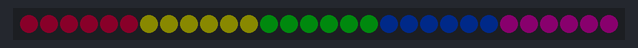
A sketch run on a simulated Arduino Uno, built with avr-gcc and run on an emulated ATmega328P. Parts: 30 RGB LEDs in strip order, left to right. Dim RGB values are drawn brighter than linear.

Above: at 0.1 s.
At 0.92 s:
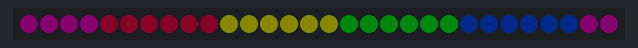
At 1.74 s:
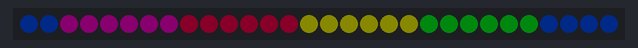
At 3.38 s:
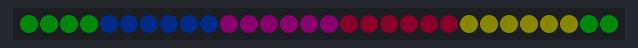
At 5.02 s:
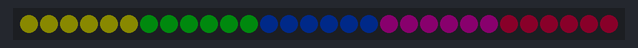
At 6.66 s:
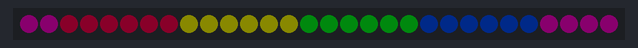

The sketch:

c_code.ino
```cpp
struct RGB {
    double red;
    double green;
    double blue;
};

#include <FastLED.h>  // Includes the FastLED library for controlling LED strips
#define NUM_LEDS 30 // Defines the number of LEDs in the strip
#define DATA_PIN 3 // Creates an array to hold the LED colors
CRGB leds[NUM_LEDS]; // Creates an array to hold the LED colors


double j = 0;

double i = 0;

double k = 0;

struct RGB tempcolor = {0, 0, 0};

struct RGB colors[30];


// Initialise the program settings and configurations
void setup() {

   // Initializes the LED strip
   FastLED.addLeds<WS2811, DATA_PIN, GRB>(leds, NUM_LEDS);
   // Sets the brightness of the LEDs
   FastLED.setBrightness(10);
  tempcolor = { 255, 0, 255};
  for (i = 1; i <= 6; i += 1) {
    colors[zeroIndexAdjustNumber(i)] = { 255, 0, 72};

  }
  for (i = 7; i <= 12; i += 1) {
    colors[zeroIndexAdjustNumber(i)] = { 255, 255, 0};

  }
  for (i = 13; i <= 18; i += 1) {
    colors[zeroIndexAdjustNumber(i)] = { 0, 255, 30};

  }
  for (i = 19; i <= 24; i += 1) {
    colors[zeroIndexAdjustNumber(i)] = { 0, 72, 255};

  }
  for (i = 25; i <= 30; i += 1) {
    colors[zeroIndexAdjustNumber(i)] = { 255, 0, 191};

  }
}

// The void loop function runs over and over again forever.
void loop() {
  for (j = 1; j <= 30; j += 1) {
    setFastLEDColor(j,colors[zeroIndexAdjustNumber(j)]);

  }
  FastLED.show(); // Sets the color the led strip.
  delay(200); // Wait for the given/defined milliseconds.
  tempcolor = colors[zeroIndexAdjustNumber(30)];
  for (k = 30; k >= 2; k -= 1) {
    colors[zeroIndexAdjustNumber(k)] = colors[zeroIndexAdjustNumber((k - 1))];

  }
  colors[zeroIndexAdjustNumber(0)] = tempcolor;
}


// Sets the color of a specific LED at the given position
void setFastLEDColor(int pos, struct RGB color) {
    pos = pos <= 0 ? 0 : pos; // Ensures the position is not negative
    pos = pos >= 1 ? pos - 1 : pos;  // Adjusts position to fit within the array bounds
    leds[pos].setRGB((int)color.red, (int)color.green, (int)color.blue); // Sets the LED color
}


int zeroIndexAdjustNumber(double pos) {
	pos = pos <= 0 ? 0 : pos;
	return pos >= 1 ? pos - 1 : pos;
}
```

Measured:
- by itself, everything shown: repeats every 6.1 s, in 30 steps
